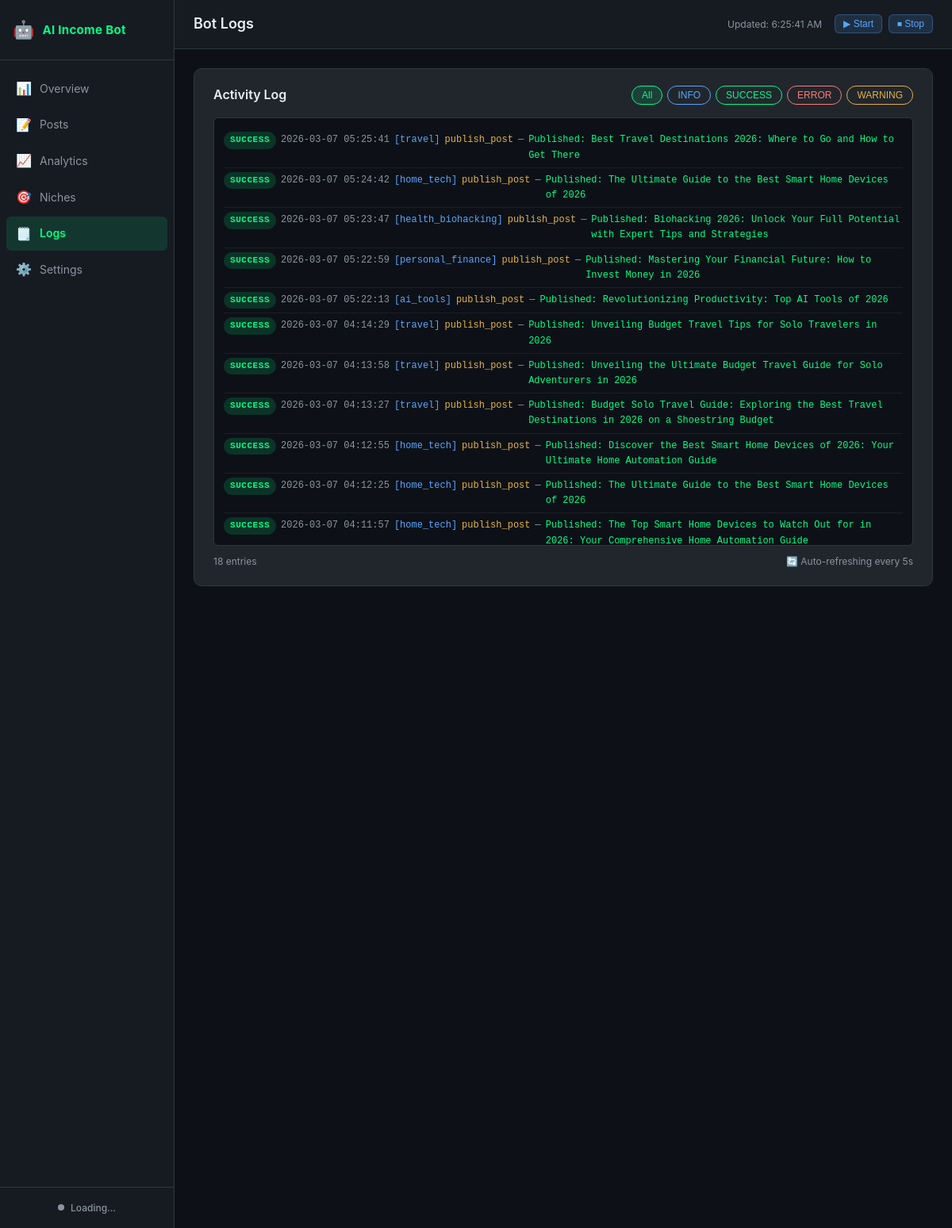
Page /logs on the committed database.
### tables this page shows
CREATE TABLE bot_logs (
            id INTEGER PRIMARY KEY AUTOINCREMENT,
            timestamp DATETIME DEFAULT CURRENT_TIMESTAMP,
            level TEXT NOT NULL,
            niche_id TEXT,
            action TEXT NOT NULL,
            message TEXT NOT NULL,
            error TEXT
        );

### dashboard/app.py (the view)
@app.route("/logs")
def logs():
    from core import analytics_tracker
    db = _get_db()
    limit = _load_settings().get("dashboard", {}).get("log_display_limit", 200)
    recent_logs = analytics_tracker.get_recent_logs(db, limit=limit)
    settings = _load_settings()
    return render_template("logs.html", logs=recent_logs, settings=settings)

### core/analytics_tracker.py (called while the page is built)
def get_recent_logs(db_path: Path, limit: int = 100) -> list:
    try:
        conn = sqlite3.connect(str(db_path))
        conn.row_factory = sqlite3.Row
        rows = conn.execute(
            "SELECT * FROM bot_logs ORDER BY timestamp DESC LIMIT ?", (limit,)
        ).fetchall()
        conn.close()
        return [dict(r) for r in rows]
    except Exception:
        return []

### dashboard/app.py (called while the page is built)
def _get_db():
    import sys
    sys.path.insert(0, str(_PROJECT_ROOT))
    from core import analytics_tracker
    if not _DB_PATH.exists():
        _DB_PATH.parent.mkdir(parents=True, exist_ok=True)
        analytics_tracker.init_db(_DB_PATH)
    return _DB_PATH

def _load_settings() -> dict:
    try:
        with open(_SETTINGS_CONFIG_PATH) as f:
            return yaml.safe_load(f)
    except Exception:
        return {}

### dashboard/templates/logs.html (shortened to what this page needs)
{% extends "base.html" %}
{% block page_title %}Bot Logs{% endblock %}
{% block content %}
<div class="card">
  <div class="card-header">
    <h3 class="card-title">Activity Log</h3>
    <div class="filter-btns" id="logFilters">
      <button class="filter-btn active" onclick="filterLogs('ALL', this)">All</button>
      <button class="filter-btn info" onclick="filterLogs('INFO', this)">INFO</button>
      <button class="filter-btn success" onclick="filterLogs('SUCCESS', this)">SUCCESS</button>
      <button class="filter-btn error" onclick="filterLogs('ERROR', this)">ERROR</button>
      <button class="filter-btn warning" onclick="filterLogs('WARNING', this)">WARNING</button>
    </div>
  </div>
  <div class="log-container" id="logContainer">
    {% for log in logs %}
    <div class="log-entry log-{{ log.level|lower }}" data-level="{{ log.level }}">
      <span class="log-level badge badge-{{ log.level|lower }}">{{ log.level }}</span>
      <span class="log-timestamp">{{ log.timestamp }}</span>
      {% if log.niche_id %}<span class="log-niche">[{{ log.niche_id }}]</span>{% endif %}
      <span class="log-action">{{ log.action }}</span>
      <span class="log-sep">—</span>
      <span class="log-message">{{ log.message }}</span>
    </div>
    {% else %}
    <div class="log-empty text-muted">No logs yet. Start the bot to see activity here.</div>
    {% endfor %}
  </div>
  <div class="log-footer">
    <span class="text-muted" id="logCount">{{ logs|length }} entries</span>
    <span class="text-muted" id="pollStatus">🔄 Auto-refreshing every 5s</span>
  </div>
</div>
{% endblock %}

### dashboard/static/css/dashboard.css (style rules this page uses)
:root { --bg: #0d1117; --sidebar-bg: #161b22; --card-bg: #21262d; --text: #e6edf3; --text-muted: #8b949e; --accent-green: #00ff88; --accent-blue: #58a6ff; --error-red: #ff7b72; --warning-yellow: #e3b341; --border: #30363d; --sidebar-width: 220px; --accent-purple: #bc8cff; }
*, *::before, *::after { box-sizing: border-box; margin: 0; padding: 0; }
body { background: var(--bg); color: var(--text); font-family: -apple-system, BlinkMacSystemFont, "Segoe UI", Roboto, monospace; font-size: 14px; line-height: 1.6; min-height: 100vh; }
.card { background: var(--card-bg); border: 1px solid var(--border); border-radius: 10px; padding: 20px 24px; margin-bottom: 20px; }
.card-header { display: flex; align-items: center; justify-content: space-between; margin-bottom: 16px; flex-wrap: wrap; gap: 12px; }
.card-title { font-size: 16px; font-weight: 600; color: var(--text); }
.text-muted { color: var(--text-muted); }
.badge { display: inline-block; padding: 2px 8px; border-radius: 12px; font-size: 11px; font-weight: 600; text-transform: uppercase; letter-spacing: 0.05em; }
.badge-success { background: rgba(0, 255, 136, 0.15); color: var(--accent-green); }
.log-container { max-height: 540px; overflow-y: auto; font-family: "SFMono-Regular", Consolas, monospace; font-size: 12px; background: var(--bg); border-radius: 6px; padding: 12px; border: 1px solid var(--border); }
.log-entry { padding: 5px 0; border-bottom: 1px solid rgba(48,54,61,0.4); display: flex; flex-wrap: wrap; gap: 6px; align-items: baseline; }
.log-level { flex-shrink: 0; }
.log-timestamp { color: var(--text-muted); }
.log-niche { color: var(--accent-blue); }
.log-action { color: var(--warning-yellow); }
.log-sep { color: var(--text-muted); }
.log-message { color: var(--text); flex: 1; }
.log-entry.log-success .log-message { color: var(--accent-green); }
.log-footer { display: flex; justify-content: space-between; align-items: center; margin-top: 10px; font-size: 12px; }
.filter-btns { display: flex; gap: 6px; flex-wrap: wrap; }
.filter-btn { padding: 4px 12px; border-radius: 14px; border: 1px solid var(--border); background: transparent; color: var(--text-muted); font-size: 12px; font-weight: 500; cursor: pointer; transition: all 0.15s; }
.filter-btn.active { background: rgba(0,255,136,0.12); border-color: var(--accent-green); color: var(--accent-green); }
.filter-btn.info { border-color: var(--accent-blue); color: var(--accent-blue); }
.filter-btn.success { border-color: var(--accent-green); color: var(--accent-green); }
.filter-btn.error { border-color: var(--error-red); color: var(--error-red); }
.filter-btn.warning { border-color: var(--warning-yellow); color: var(--warning-yellow); }

### rows in the picture
bot_logs: level "SUCCESS", timestamp "2026-03-07 05:25:41", niche_id "travel", action "publish_post", message "Published: Best Travel Destinations 2026: Where to Go and How to Get There"
bot_logs: level "SUCCESS", timestamp "2026-03-07 05:24:42", niche_id "home_tech", action "publish_post", message "Published: The Ultimate Guide to the Best Smart Home Devices of 2026"
bot_logs: level "SUCCESS", timestamp "2026-03-07 05:23:47", niche_id "health_biohacking", action "publish_post", message "Published: Biohacking 2026: Unlock Your Full Potential with Expert Tips and Strategies"
bot_logs: level "SUCCESS", timestamp "2026-03-07 05:22:59", niche_id "personal_finance", action "publish_post", message "Published: Mastering Your Financial Future: How to Invest Money in 2026"
bot_logs: level "SUCCESS", timestamp "2026-03-07 05:22:13", niche_id "ai_tools", action "publish_post", message "Published: Revolutionizing Productivity: Top AI Tools of 2026"
bot_logs: level "SUCCESS", timestamp "2026-03-07 04:14:29", niche_id "travel", action "publish_post", message "Published: Unveiling Budget Travel Tips for Solo Travelers in 2026"
bot_logs: level "SUCCESS", timestamp "2026-03-07 04:13:58", niche_id "travel", action "publish_post", message "Published: Unveiling the Ultimate Budget Travel Guide for Solo Adventurers in 2026"
bot_logs: level "SUCCESS", timestamp "2026-03-07 04:13:27", niche_id "travel", action "publish_post", message "Published: Budget Solo Travel Guide: Exploring the Best Travel Destinations in 2026 on a Shoestring Budget"
bot_logs: level "SUCCESS", timestamp "2026-03-07 04:12:55", niche_id "home_tech", action "publish_post", message "Published: Discover the Best Smart Home Devices of 2026: Your Ultimate Home Automation Guide"
bot_logs: level "SUCCESS", timestamp "2026-03-07 04:12:25", niche_id "home_tech", action "publish_post", message "Published: The Ultimate Guide to the Best Smart Home Devices of 2026"
bot_logs: level "SUCCESS", timestamp "2026-03-07 04:11:57", niche_id "home_tech", action "publish_post", message "Published: The Top Smart Home Devices to Watch Out for in 2026: Your Comprehensive Home Automation Guide"

### other values in the picture
{{ logs|length }} "18"
